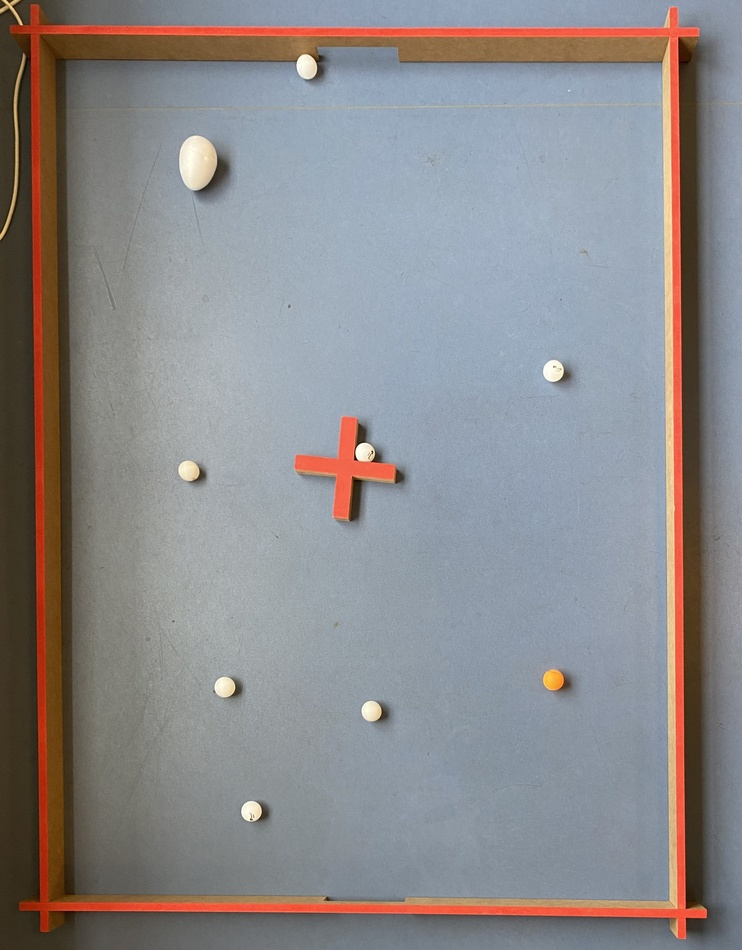
#> input picture src/Data/Images/test1.jpg, 742 x 950 px, shrunk from 2551 x 3266 before the run, found by its file name
$ python imagrball.py
#> lines starting #> are read from the running program, lines starting #| are printed output that depends on the picture; after the words box and inside, x2 and y2 are one past the last pixel; in counts of white or black regions, pixels touching at a corner belong together
import os
import cv2
import numpy as np

# Provide the correct full path to the image file
image_path = os.path.join(os.getcwd(), 'Images', 'test1.jpg')
# Load the image
img = cv2.imread(image_path)
#> img is the input picture: shape (950, 742, 3); mean B, G, R 138.4, 136.9, 139.2


# Function to detect red areas in the image
def detect_red(image):
    # Define the lower and upper bounds for the red color in HSV color space
    lower_red = np.array([0, 100, 100])
    upper_red = np.array([10, 255, 255])

    # Convert the image to HSV color space
    hsv = cv2.cvtColor(image, cv2.COLOR_BGR2HSV)
#> hsv: shape (950, 742, 3); mean H, S, V 77.4, 51.6, 153.8

    # Threshold the HSV image to get only red colors
    mask = cv2.inRange(hsv, lower_red, upper_red)
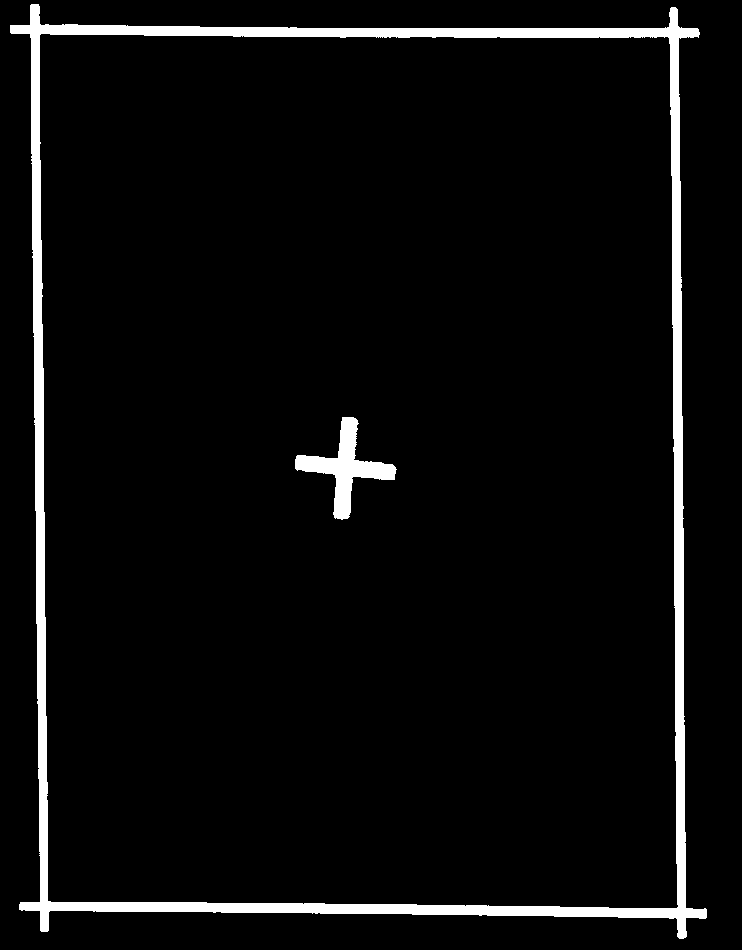
#> mask: shape (950, 742); 4.7% white; 2 white regions, box (x1, y1, x2, y2) and area: (10, 4, 707, 939) 30130, (295, 417, 397, 520) 3055

    # Apply morphological operations to remove noise
    mask = cv2.erode(mask, None, iterations=2)
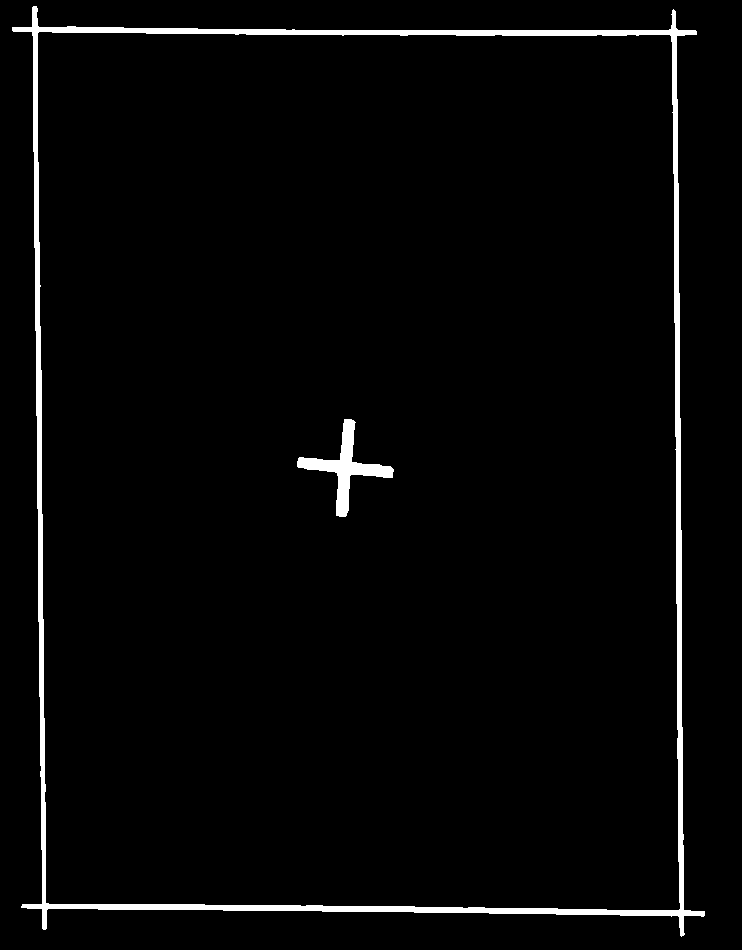
#> mask: shape (950, 742); 2.7% white; 2 white regions, box (x1, y1, x2, y2) and area: (12, 6, 705, 937) 17024, (297, 419, 394, 517) 2180
    mask = cv2.dilate(mask, None, iterations=2)
#> mask: shape (950, 742); 4.7% white; 2 white regions

    # Find contours in the mask
    contours, _ = cv2.findContours(mask.copy(), cv2.RETR_EXTERNAL, cv2.CHAIN_APPROX_SIMPLE)
#> contours = 1 contour; box (x1, y1, x2, y2) and area: (10, 4, 707, 939) 574387

    # Draw contours on the original image
    for contour in contours:
        area = cv2.contourArea(contour)
        if area > 1000:  # Adjust the area threshold as needed
            cv2.drawContours(image, [contour], -1, (0, 0, 255), 2)
#> this loop made 1 pass
#> area on pass 1: 574387
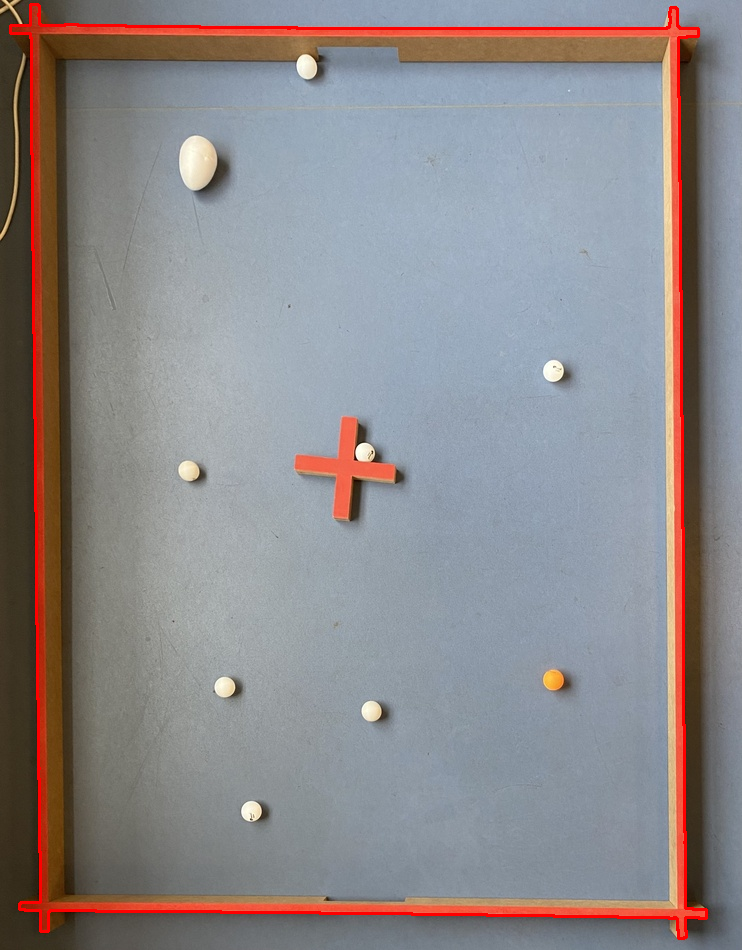
#> image: shape (950, 742, 3); 1.45% of pixels changed, all inside (x1, y1, x2, y2) = (9, 3, 708, 940)

    return image


# Function to detect eggs in the image
def detect_eggs(image):
    # Convert the image to grayscale
    gray = cv2.cvtColor(image, cv2.COLOR_BGR2GRAY)
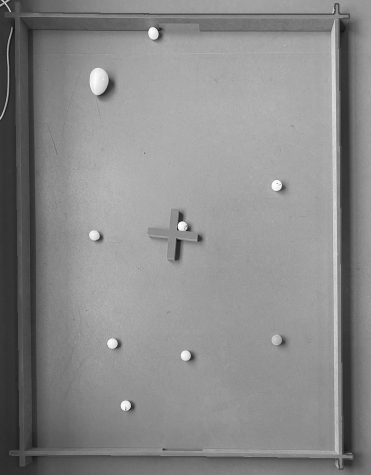
#> gray: shape (950, 742) (shown at 1/2 size); min 9, max 254, mean 137.4
    blurred = cv2.GaussianBlur(gray, (9, 9), 2)

    # Threshold the image to obtain binary image
    _, thresh = cv2.threshold(blurred, 0, 255, cv2.THRESH_BINARY_INV + cv2.THRESH_OTSU)
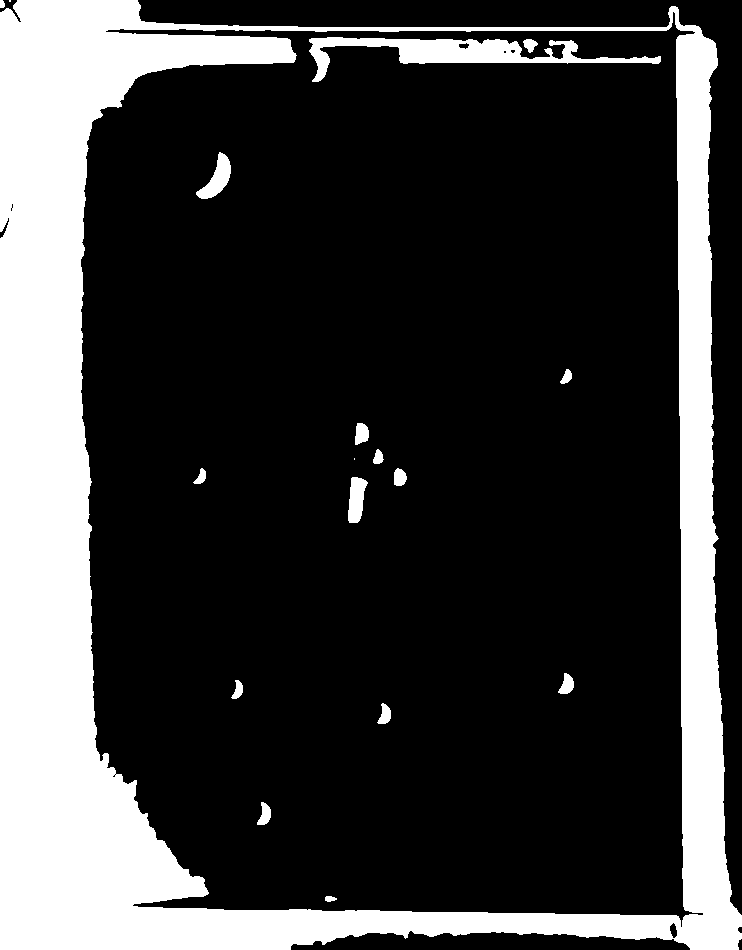
#> thresh: shape (950, 742); 23.5% white; 18 white regions (2 under 20 px), largest, box (x1, y1, x2, y2) and area: (0, 0, 742, 950) 157690, (309, 37, 661, 82) 4963, (196, 152, 231, 199) 737

    # Find contours in the grayscale image
    contours, _ = cv2.findContours(blurred, cv2.RETR_EXTERNAL, cv2.CHAIN_APPROX_SIMPLE)
#> contours = [[[0, 0], [0, 949], [741, 949], [741, 0]]]

    for contour in contours:
        if len(contour) >=5:
            ellipsis=cv2.fitEllipse(contour)
            cv2.ellipse(image,ellipsis,(255,0,0),2)

            # Label the contour as "egg"
            label_position = (int (ellipsis[0][0]), int(ellipsis[0][1]))
            cv2.putText(image, "egg", label_position, cv2.FONT_HERSHEY_SIMPLEX, 0.5, (255, 255, 255), 2)
#> this loop made 1 pass
#> contour on pass 1: [[0, 0], [0, 949], [741, 949], [741, 0]]

    return image


# Check if the image is loaded successfully
if img is None:
    print(f"Error: Unable to load the image from '{image_path}'.")
else:
    # Detect red areas in the image
    img_with_red = detect_red(img)

    # Detect eggs in the image
    img_with_eggs = detect_eggs(img.copy())

    # Convert the image to grayscale
    gray = cv2.cvtColor(img, cv2.COLOR_BGR2GRAY)
    blurred = cv2.GaussianBlur(gray, (9, 9), 2)

    # Use Hough Circle Transform to detect circles
    circles = cv2.HoughCircles(
        blurred,
        cv2.HOUGH_GRADIENT,
        dp=1,
        minDist=50,
        param1=50,
        param2=30,
        minRadius=10,
        maxRadius=50
    )
#> circles = None

    # If circles are found, draw them on the image
    if circles is not None:
        circles = np.uint16(np.around(circles))

        for i, circle in enumerate(circles[0, :]):
            # Draw the outer circle
            cv2.circle(img_with_red, (circle[0], circle[1]), circle[2], (0, 255, 0), 2)
            # Draw the center of the circle
            cv2.circle(img_with_red, (circle[0], circle[1]), 2, (0, 0, 255), 3)

            label_position = (circle[0] - 10, circle[1] - 10)
            cv2.putText(img_with_red, "ball", label_position, cv2.FONT_HERSHEY_SIMPLEX, 0.5, (255, 255, 255), 2)

    # Display the image with circles and detected red areas
    cv2.imshow('Objects Detected', np.hstack((img_with_red, img_with_eggs)))
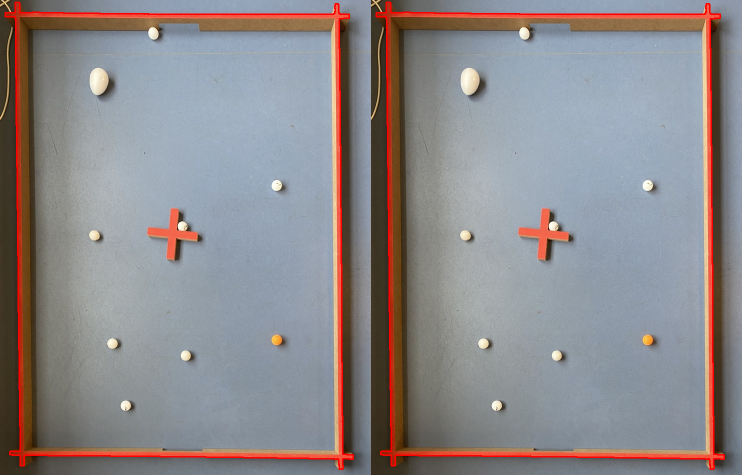
#> window 'Objects Detected': shape (950, 1484, 3) (shown at 1/2 size); mean B, G, R 137.6, 135.8, 140.6
    cv2.waitKey(0)
    cv2.destroyAllWindows()

$ run again, with src/Data/Images/Banen1.jpg copied over src/Data/Images/test1.jpg
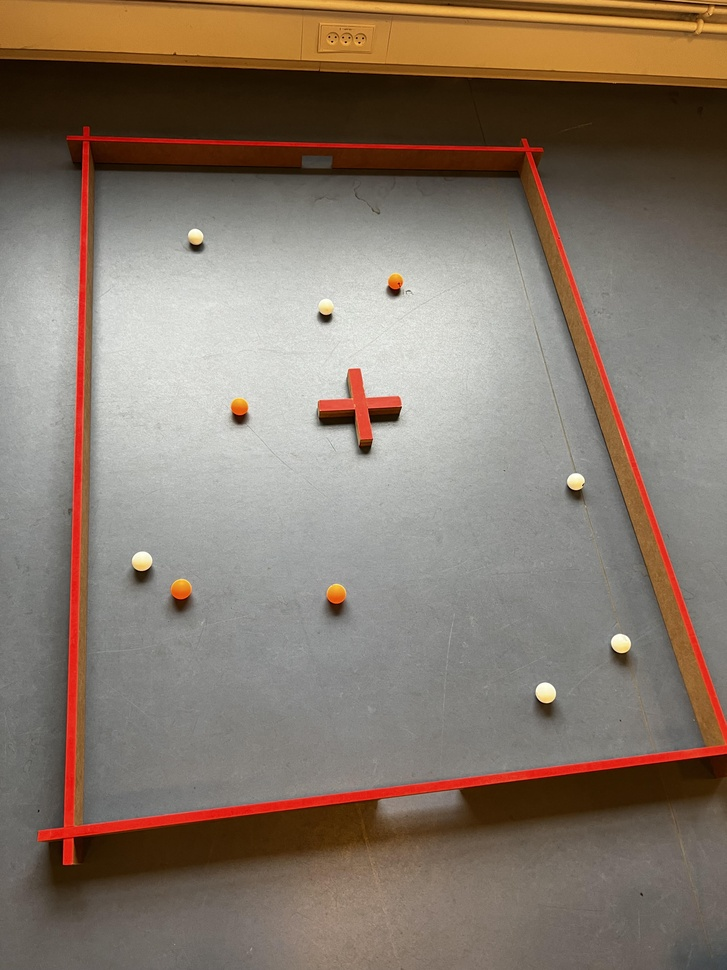
#> input picture src/Data/Images/Banen1.jpg, 727 x 970 px, shrunk from 3024 x 4032 before the run, found by its file name
#> img is the input picture: shape (970, 727, 3); mean B, G, R 106.1, 119.4, 134.2
#> hsv: shape (970, 727, 3); mean H, S, V 26.5, 66.8, 134.7
#> in detect_red, `mask = cv2.dilate(mask, None, iterations=2)`:
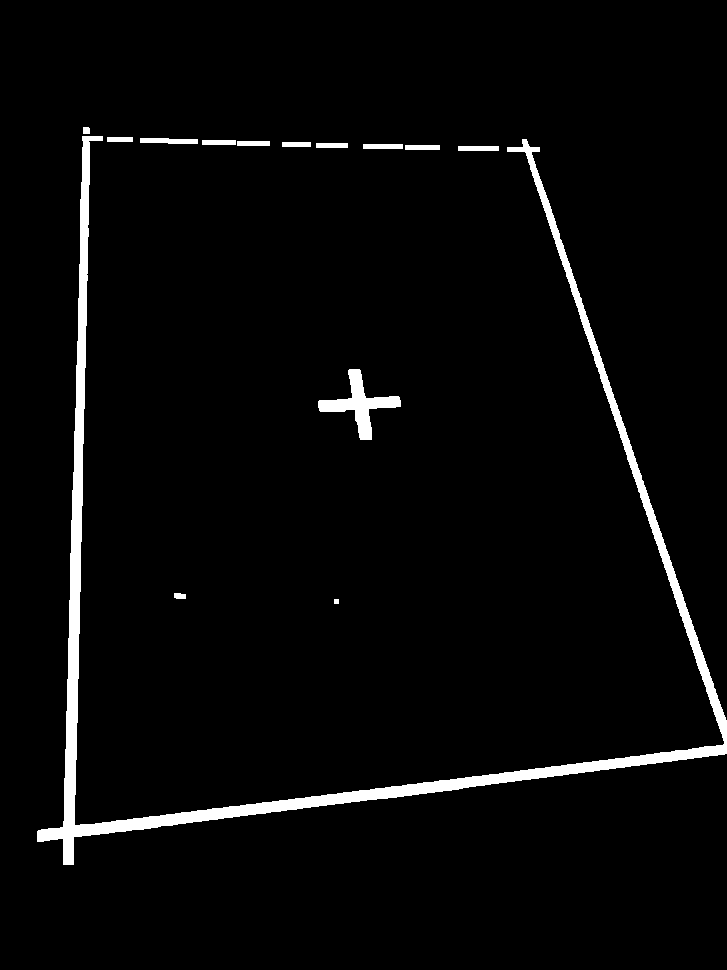
#> mask: shape (970, 727); 3.3% white; 14 white regions
#> in detect_red, `contours, _ = cv2.findContours(mask.copy(), cv2.RETR_EXTERNAL, cv2.CHA..`: contours = 14 contours, 1 with area under 20; largest, box (x1, y1, x2, y2) and area: (37, 136, 727, 865) 17649, (318, 369, 401, 440) 1612, (140, 138, 198, 144) 229, (458, 146, 499, 151) 160, (363, 144, 403, 149) 156
#> the loop in detect_red, `for contour in contours:` made 14 passes
#> (contour, area) on passes 4, 5, 6, 7, 8, 9, 10, 12: ([[458, 146], [458, 150], [498, 150], [498, 146]], 160), ([[405, 145], [405, 149], [439, 149], [439, 145]], 136), ([[363, 144], [363, 148], [402, 148], [402, 144]], 156), ([[316, 143], [316, 147], [347, 147], [347, 143]], 124), ([[282, 142], [282, 146], [310, 146], [310, 142]], 112), ([[237, 141], [237, 145], [269, 145], [269, 141]], 128), ([[202, 140], [202, 144], [235, 144], [235, 140]], 132), ([[107, 137], [107, 141], [132, 141], [132, 137]], 100)
#> thresh: shape (970, 727); 39.7% white; 21 white regions (6 under 20 px), largest, box (x1, y1, x2, y2) and area: (0, 45, 727, 970) 266848, (65, 0, 727, 40) 3874, (369, 0, 727, 24) 3051
#> in detect_eggs, `contours, _ = cv2.findContours(blurred, cv2.RETR_EXTERNAL, cv2.CHAIN_A..`: contours = [[[0, 0], [0, 969], [726, 969], [726, 0]]]
#> the loop in detect_eggs, `for contour in contours:` made 1 pass
#> contour on pass 1: [[0, 0], [0, 969], [726, 969], [726, 0]]
#> circles = None
#> `cv2.imshow('Objects Detected', np.hstack((img_with_red, img_with_eggs)))`:
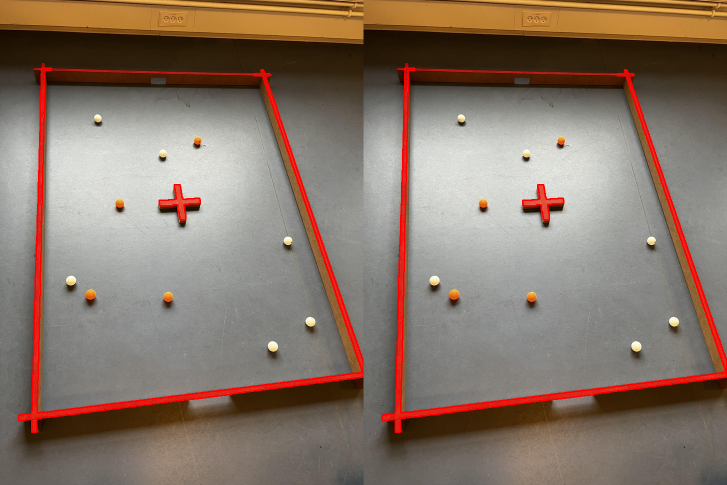
#> window 'Objects Detected': shape (970, 1454, 3) (shown at 1/2 size); mean B, G, R 104.9, 117.8, 135.9

$ run again, with src/Data/Images/Banen3.jpg copied over src/Data/Images/test1.jpg
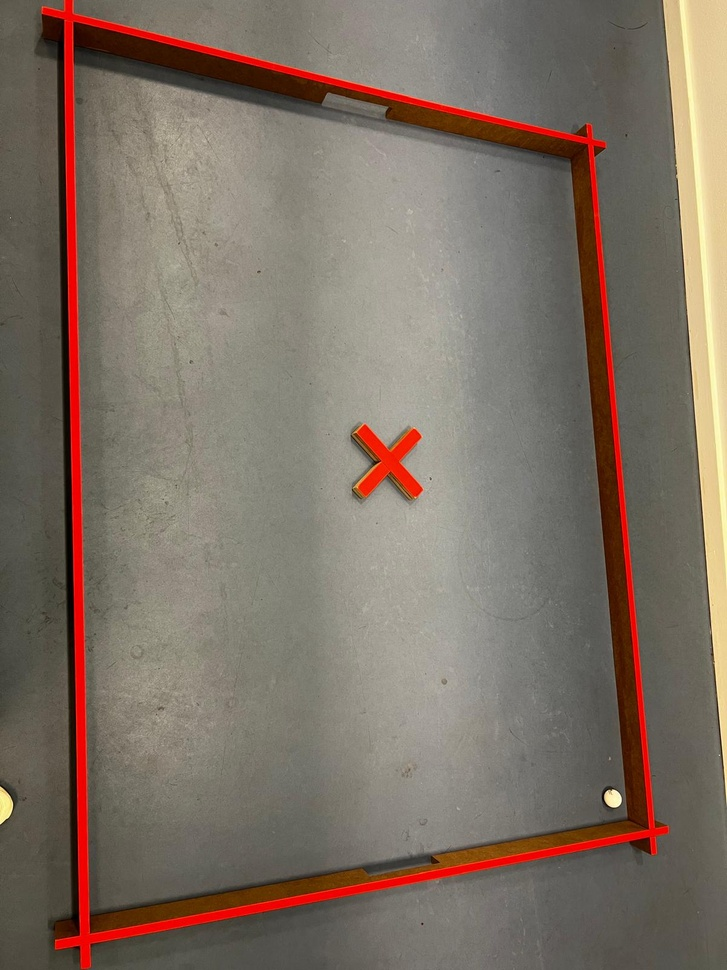
#> input picture src/Data/Images/Banen3.jpg, 727 x 970 px, shrunk from 1200 x 1600 before the run, found by its file name
#> img is the input picture: shape (970, 727, 3); mean B, G, R 100.5, 112.7, 126.4
#> hsv: shape (970, 727, 3); mean H, S, V 22.7, 50, 126.5
#> in detect_red, `mask = cv2.dilate(mask, None, iterations=2)`:
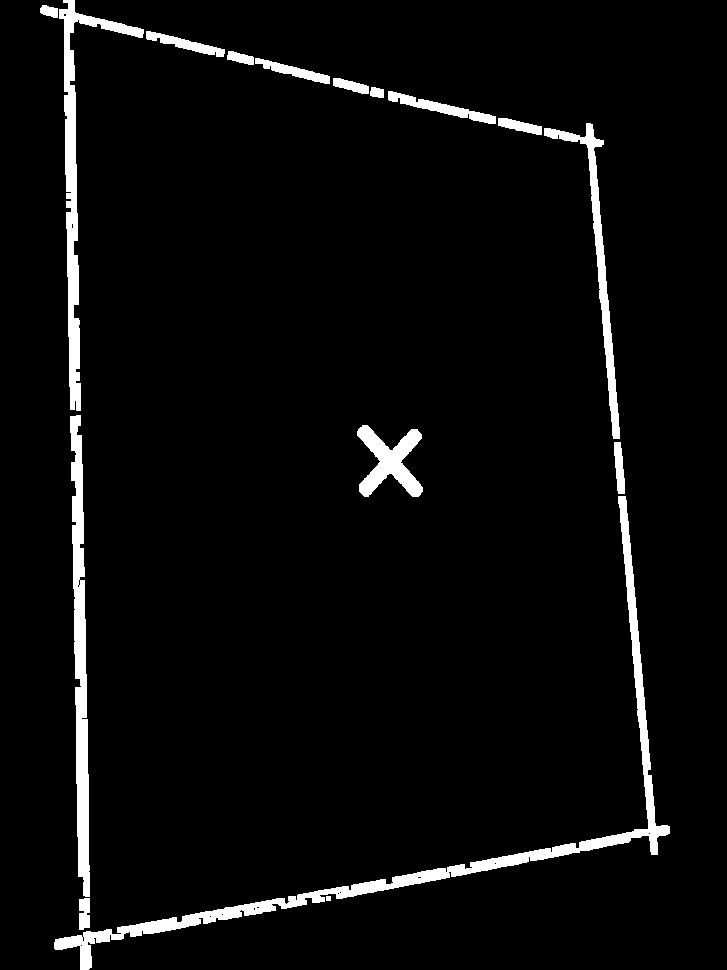
#> mask: shape (970, 727); 4.2% white; 16 white regions
#> in detect_red, `contours, _ = cv2.findContours(mask.copy(), cv2.RETR_EXTERNAL, cv2.CHA..`: contours = 16 contours, 1 with area under 20; largest, box (x1, y1, x2, y2) and area: (54, 496, 670, 970) 8535, (70, 415, 90, 897) 4745, (59, 0, 144, 411) 4384, (544, 123, 620, 439) 2548, (357, 425, 423, 497) 2198
#> the loop in detect_red, `for contour in contours:` made 16 passes
#> area on passes 1, 3, 4, 5, 6, 7, 8, 9: 272, 8535, 349, 2198, 4745, 2547.5, 357.5, 869.5
#> thresh: shape (970, 727); 50.4% white; 15 black regions (5 under 20 px), largest, box (x1, y1, x2, y2) and area: (96, 78, 546, 859) 289535, (662, 0, 727, 801) 27570, (137, 0, 510, 117) 26282
#> in detect_eggs, `contours, _ = cv2.findContours(blurred, cv2.RETR_EXTERNAL, cv2.CHAIN_A..`: contours = [[[0, 0], [0, 969], [726, 969], [726, 0]]]
#> the loop in detect_eggs, `for contour in contours:` made 1 pass
#> contour on pass 1: [[0, 0], [0, 969], [726, 969], [726, 0]]
#> circles = None
#> `cv2.imshow('Objects Detected', np.hstack((img_with_red, img_with_eggs)))`:
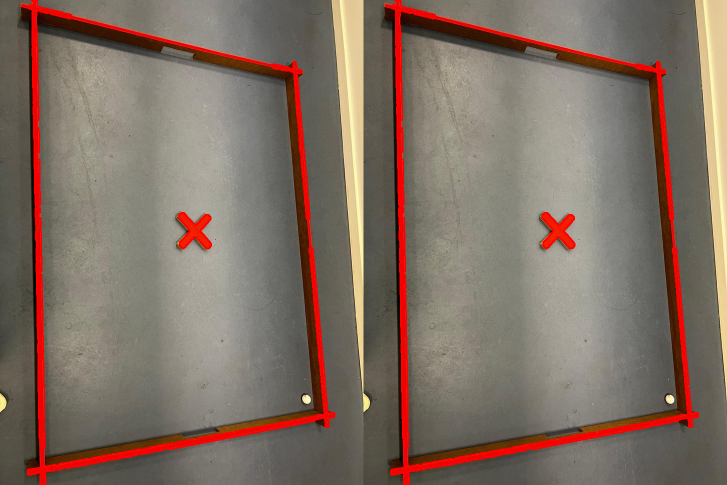
#> window 'Objects Detected': shape (970, 1454, 3) (shown at 1/2 size); mean B, G, R 99.7, 111.6, 128.8
